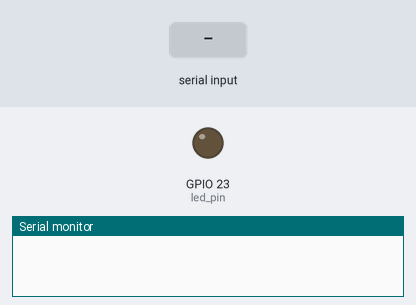
Bench run of a program on a simulated ESP32. Shown: output pins drawn as LEDs (lit = HIGH), the last lines printed to the serial monitor. Dashed ring = blinking. The test bench sets the inputs (shaded band).

Above: at 0.0 s.
At 1.86 s:
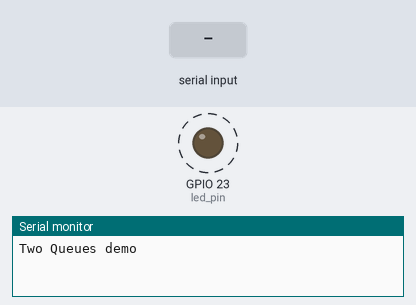
1.9 s: "90,45\n" received over Serial
4.9 s: "0\n" received over Serial
Timing chart, 0 to 13.9 s (numbered marks = the images above; inputs shaded):
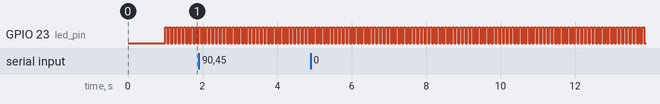

Measured:
- by itself, GPIO 23 (led_pin): alternates HIGH for 0.05 s and LOW for 0.05 s

The program:

main.cpp
```cpp
#include <Arduino.h>

#if CONFIG_FREERTOS_UNICORE
static const BaseType_t app_cpu = 0;
#else
static const BaseType_t app_cpu = 1;
#endif

// Problem: Create two tasks that communicate with each
// other via two queues. The queues should enable full
// duplex communications.

// Task A: Prints any new messages from Queue 2, Reads
// serial input from user, echos back input to serial
// terminal, on input `delay xxx` sends xxx as number to
// Queue 1

// Task B: Updates time period with any new value from Queue
// 1, Blinks LED with time period delay, sends "Blinked"
// string to Queue2 after 100 times blinked, bonus: also
// send the number of times the LED blinked.

static const int blink_count_trigger = 100;
static const uint8_t led_pin = GPIO_NUM_23;

static const uint8_t command_length = 6;
static const char command[command_length+1] = "delay ";

static const uint8_t delay_queue_length = 10;
static const uint8_t message_queue_length = 10;

static const uint8_t message_length = 255;

static QueueHandle_t delay_queue;
static QueueHandle_t message_queue;

static const uint8_t buffer_length = 255;
static char input_buffer[buffer_length];

void printMessage(const char* message){
  if(xQueueReceive(message_queue, (void *)message, 10)==pdTRUE){
    Serial.println(message);
  }
}

void sendDelay(char* buffer, uint8_t& buffer_index){
  if(memcmp(buffer, command, command_length) == 0){
    char* command_tail = buffer + command_length;
    int led_delay = atoi(command_tail);
    led_delay = abs(led_delay);
    xQueueSend(delay_queue, (void*) &led_delay, 10);
  }
}

void readAndEchoSerial(char& current_char, char* buffer, uint8_t& buffer_index){
  if(Serial.available() > 0){
    current_char = Serial.read();
    if(buffer_index < buffer_length){
      buffer[buffer_index] = current_char;
      buffer_index++;
    }
    if(current_char == '\n'){
      buffer[buffer_index - 1] = '\0';
      sendDelay(buffer, buffer_index);
      memset(buffer, '\0', buffer_length);
      buffer_index = 0;
      Serial.print('\n');
    }
    else
    {
      Serial.print(current_char);
    }
  }
}


void TaskA(void *parameter){
  char current_char;
  char message[message_length];
  memset(message, '\0', message_length);
  char buffer[buffer_length];
  memset(buffer, '\0', buffer_length);
  uint8_t buffer_index = 0;
  while(1){
    printMessage(message);
    readAndEchoSerial(current_char, buffer, buffer_index);
  }
}

void updateTimePeriod(int &blink_time){
  xQueueReceive(delay_queue, (void*) &blink_time, 0);
}

void blinkLED(int blink_time){
  digitalWrite(led_pin, HIGH);
  vTaskDelay(blink_time/portTICK_PERIOD_MS);
  digitalWrite(led_pin, LOW);
  vTaskDelay(blink_time/portTICK_PERIOD_MS);
}

void sendBlinkMessage(int &blink_count){
  if(blink_count > blink_count_trigger){
    xQueueSend(message_queue, (void *) &"Blinked", 0);
    blink_count = 0;
  }
}

void TaskB(void *parameter){
  int blink_time = 50;
  int blink_count = 0;
  while(1){
    updateTimePeriod(blink_time);
    blinkLED(blink_time);
    blink_count++;
    sendBlinkMessage(blink_count);
  }
}

void setupSerial(){
  Serial.begin(115200);
  vTaskDelay(1000/portTICK_PERIOD_MS);
  Serial.println("Two Queues demo");
}

void setupTasks(){
   xTaskCreatePinnedToCore(
    TaskA,
    "Serial interface",
    2048,
    NULL,
    1,
    NULL,
    app_cpu
  );

  xTaskCreatePinnedToCore(
    TaskB,
    "LED interface",
    1024,
    NULL,
    1,
    NULL,
    app_cpu
  );
}

void setupQueues(){
  delay_queue = xQueueCreate(delay_queue_length, sizeof(int));
  message_queue = xQueueCreate(message_queue_length, message_length * sizeof(char));
}

void setup() {
  pinMode(led_pin, OUTPUT);
  setupSerial();
  setupQueues();
  setupTasks();

  vTaskDelete(NULL);
}

void loop() {
  // put your main code here, to run repeatedly:
}
```
